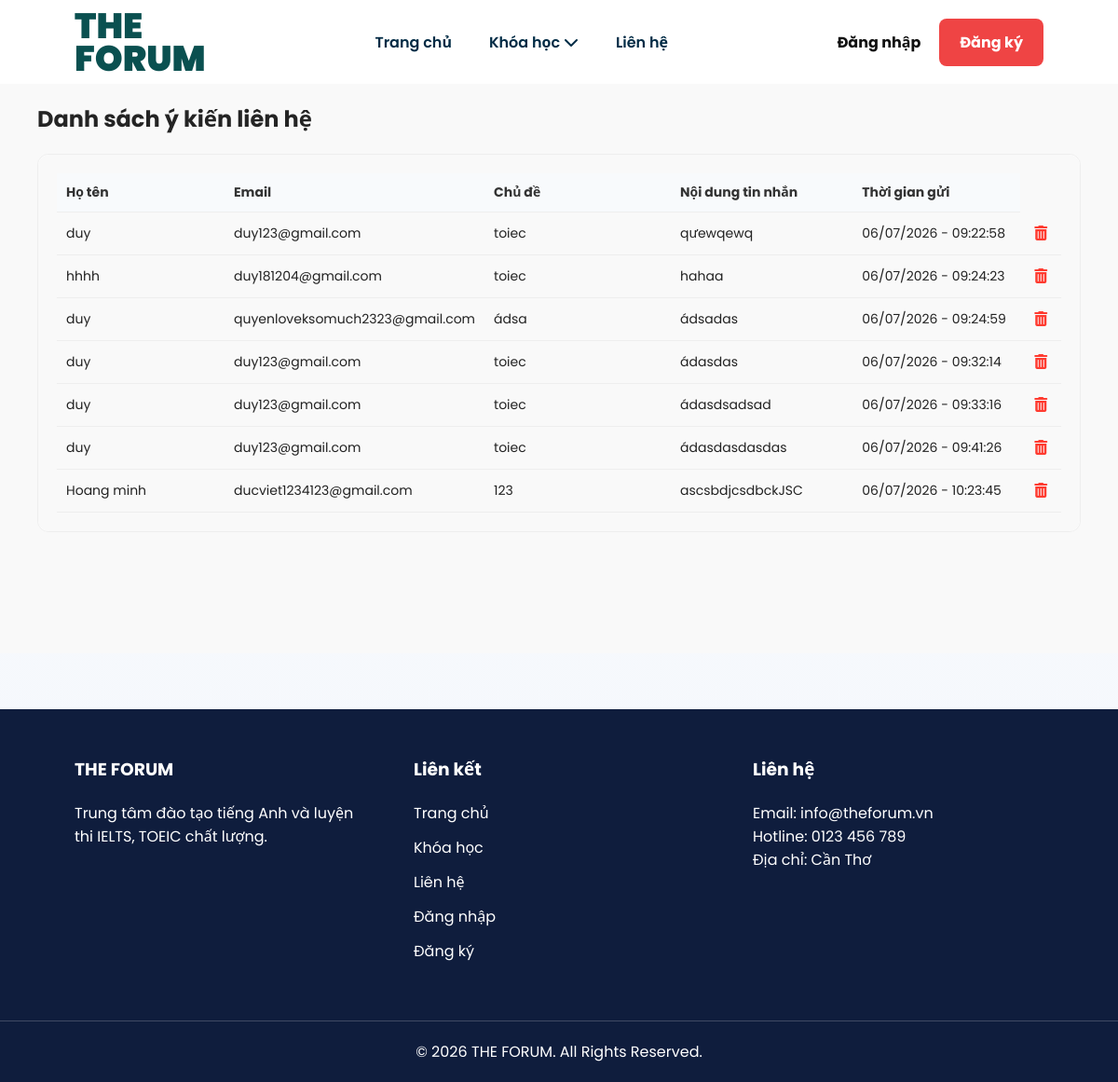
/xemlienhe.php, run on an earlier commit of the app's database.
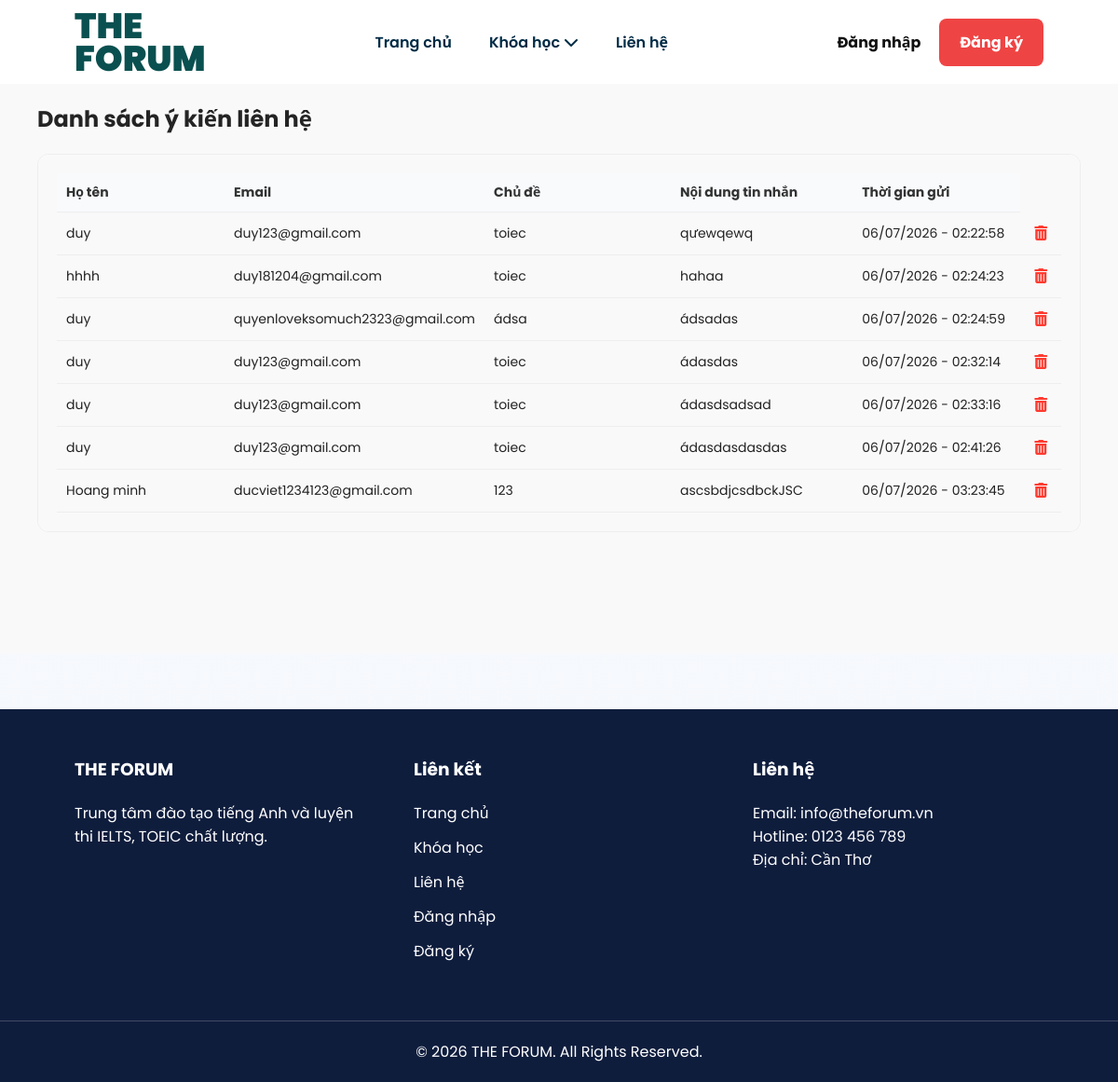
And on a later commit of the database.
### tables this page shows
CREATE TABLE `lienhe` (
  `id` int(11) NOT NULL,
  `name` varchar(255) NOT NULL,
  `email` varchar(255) NOT NULL,
  `subject` varchar(255) NOT NULL,
  `message` text NOT NULL,
  `created_at` timestamp NOT NULL DEFAULT current_timestamp()
);

### xemlienhe.php (the view, shortened to what this page needs)
<?php
require_once("mysqlConnect.php");
$query = "SELECT * FROM `lienhe` ORDER BY `created_at` ASC";
$result = $mysqli->query($query);
?>
<?php include("header.php"); ?>
<!DOCTYPE html>
<html lang="vi">
<head>
    <link rel="stylesheet" href="./css/style.css">
</head>
<body>
<main>
    <div class="khoahoc-container">
        <section class="category">
            <div class="category-head">
                <h2>Danh sách ý kiến liên hệ</h2>
            </div>
            <div class="course-grid" style="grid-template-columns: 1fr;">
                <div class="course-card enrolled">
                    <div class="card-body detail-panel" style="max-height: none; opacity: 1; border-width: 0; padding: 20px; overflow: visible;">
                        <table>
                            <thead>
                                <tr>
                                    <th style="width: 180px;">Họ tên</th>
                                    <th style="width: 220px;">Email</th>
                                    <th style="width: 200px;">Chủ đề</th>
                                    <th>Nội dung tin nhắn</th>
                                    <th style="width: 180px;">Thời gian gửi</th>
                                </tr>
                            </thead>
                            <tbody>
                                <?php
                                if ($result && $result->num_rows > 0):
                                    while ($row = $result->fetch_assoc()):
                                ?>
                                    <tr>
                                        <td><?= htmlspecialchars($row['name']); ?></td>
                                        <td><?= htmlspecialchars($row['email']); ?></td>
                                        <td><?= htmlspecialchars($row['subject']); ?></td>
                                        <td><?= nl2br(htmlspecialchars($row['message'])); ?></td>
                                        <td><?= date('d/m/Y - H:i:s', strtotime($row['created_at'])); ?></td>
                                        <td style="text-align: center;">
                                            <a href="xemlienhe.php?delete_id=<?= $row['id']; ?>"
                                               style="color: #ff3b30; font-weight: bold; font-size: 16px;"
                                               onclick="return confirm('Bạn có chắc chắn muốn xoá bỏ liên hệ này không?');">
                                                <i class="fa-solid fa-trash-can"></i>
                                            </a>
                                        </td>
                                    </tr>
                                <?php
                                    endwhile;
                                endif; ?>
                            </tbody>
                        </table>
                    </div>
                </div>
            </div>
        </section>
    </div>
</main>
</body>
</html>

### header.php (shortened to what this page needs)
<!DOCTYPE html>
<html lang="vi">
<head>
    <link rel="stylesheet" href="https://cdnjs.cloudflare.com/ajax/libs/font-awesome/6.5.2/css/all.min.css">
    <link rel="stylesheet"
        href="https://cdnjs.cloudflare.com/ajax/libs/font-awesome/6.7.2/css/all.min.css">
    <link rel="stylesheet"
        href="./css/style.css">
</head>
<body>
    <header>
        <div class="logo">
            <a href="index.php">
                <h1>THE <br>FORUM</h1>
            </a>
        </div>
        <nav>
            <ul>
                <li><a href="index.php">Trang chủ</a></li>
                <li class="dromysqliwn">
                    <a href="khoahoc.php">
                        Khóa học
                        <i class="fa-solid fa-chevron-down"></i>
                    </a>
                </li>
                <?php
                if (isset($_SESSION['user'])) {
                    $user = $_SESSION['user'];
                    if (isset($user['name']) && $user['name'] === 'admin') {
                        echo '<li><a href="xemlienhe.php">Xem liên hệ</a></li>';
                    } else {
                        echo '<li><a href="lienhe.php">Liên hệ</a></li>';
                    }
                } else {
                    echo '<li><a href="lienhe.php">Liên hệ</a></li>';
                }
                ?>
            </ul>
        </nav>
        <div class="account">
            <?php
            if (isset($_SESSION['user'])) {
                $user = $_SESSION["user"];
                echo '<p>' . htmlspecialchars($user["name"]) . '</p>';
                echo '
                <div class="dromysqliwn profile-dromysqliwn">
                    <a href="#" class="profile-btn">
                        <i class="fa-solid fa-user"></i>
                    </a>
                    <ul class="submenu profile-menu">
                        <li><a href="profile.php"><i class="fa-regular fa-id-card"></i> Thông tin cá nhân</a></li>
                        <li><a href="khoahoc.php?view=current"><i class="fa-solid fa-book"></i> Khóa học hiện tại</a></li>
                        <li><a href="update.php"><i class="fa-solid fa-pen-to-square"></i> Cập nhật thông tin</a></li>';
                if ($user["name"] === 'admin') {
                    echo '<li class="divider"></li>';
                    echo '<li><a href="quantri.php" style="color: #e74c3c; font-weight: bold;"><i class="fa-solid fa-user-shield"></i> Trang Quản Trị</a></li>';
                }
                echo '
                        <li class="divider"></li>
                        <li><a href="Dangxuat.php" class="logout-item"><i class="fa-solid fa-right-from-bracket"></i> Đăng xuất</a></li>
                    </ul>
                </div>
                ';
            } else {
                echo '
                    <a class="login" href="dangnhap.php">Đăng nhập</a>
                    <a class="register" href="dangky.php">Đăng ký</a>';
            }
            ?>
        </div>
    </header>
    <main>

### css/style.css (style rules this page uses)
* { box-sizing: border-box; margin: 0; padding: 0; }
html { scroll-behavior: smooth; }
body { font-family: 'Poppins', 'Segoe UI', Tahoma, Geneva, Verdana, sans-serif; background: linear-gradient(180deg, #f9fbff 0%, #f4f7fb 100%); color: var(--text); overflow-x: hidden; }
a { color: inherit; text-decoration: none; }
ul { list-style: none; }
main { min-height: 70vh; background-color: #f9f9f9; }
header { height: 90px; display: flex; align-items: center; justify-content: space-between; padding: 0 80px; background: #fff; box-shadow: 0 2px 10px rgba(0, 0, 0, 0.08); }
.logo h1 { color: var(--primary-dark); font-size: 38px; line-height: 35px; font-weight: 900; }
nav ul { display: flex; align-items: center; gap: 40px; }
nav ul li a { position: relative; color: #002b45; font-weight: 600; transition: color 0.3s ease; }
.dromysqliwn { position: relative; display: inline-block; }
.account { display: flex; align-items: center; gap: 20px; }
.login { color: #111; font-weight: 700; }
.register { padding: 13px 22px; border-radius: 8px; background: var(--accent); color: #fff; font-weight: 700; transition: background 0.3s ease, transform 0.3s ease; }
footer { margin-top: 60px; background: #0f1d3d; color: #fff; }
.footer-container { display: flex; justify-content: space-between; gap: 24px; padding: 50px 80px; }
.footer-col { width: 30%; }
.footer-col h3 { margin-bottom: 20px; }
.footer-col ul li { margin: 12px 0; }
.copyright { padding: 20px; border-top: 1px solid rgba(255, 255, 255, 0.2); text-align: center; }
.khoahoc-container { max-width: 1240px; margin: 0 auto; padding: 20px 40px 80px; }
.category { margin-bottom: 50px; }
.category-head { margin-bottom: 20px; text-align: left; }
.category-head h2 { margin-bottom: 6px; font-size: 24px; font-weight: 700; color: #242424; }
.detail-panel { grid-column: 1 / -1; display: block; width: 100%; max-height: 0; margin: 0; padding: 0 20px; border: 0 solid #ddd; border-radius: 12px; background: #f9f9f9; overflow: hidden; opacity: 0; transition: max-height 0.35s ease, opacity 0.25s ease, padding 0.35s ease, margin 0.2s ease, border-width 0.2s ease; }
.detail-panel table { width: 100%; border-collapse: collapse; }
.detail-panel th, .detail-panel td { padding: 10px; border-bottom: 1px solid #eee; text-align: left; font-size: 14px; }
.detail-panel th { background: #f8fafc; color: #333; }
.course-grid { display: grid; grid-template-columns: repeat(auto-fill, minmax(240px, 1fr)); gap: 20px; }
.course-grid .course-card.enrolled { border: 1px solid #eee; border-radius: 12px; background: #fff; }
.course-grid .card-body { padding: 15px; }

What changed in the data, as far as the page shows it:
changed lienhe "qưewqewq": created_at "06/07/2026 - 09:22:58" → "06/07/2026 - 02:22:58"
changed lienhe "hhhh": created_at "06/07/2026 - 09:24:23" → "06/07/2026 - 02:24:23"
changed lienhe "quyenloveksomuch2323@gmail.com": created_at "06/07/2026 - 09:24:59" → "06/07/2026 - 02:24:59"
changed lienhe "ádasdas": created_at "06/07/2026 - 09:32:14" → "06/07/2026 - 02:32:14"
changed lienhe "ádasdsadsad": created_at "06/07/2026 - 09:33:16" → "06/07/2026 - 02:33:16"
changed lienhe "ádasdasdasdas": created_at "06/07/2026 - 09:41:26" → "06/07/2026 - 02:41:26"
changed lienhe "Hoang minh": created_at "06/07/2026 - 10:23:45" → "06/07/2026 - 03:23:45"
